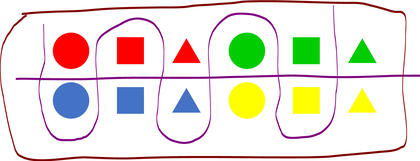
%> input picture StickersWithNoise.PNG, 420 x 161 px, shrunk from 1555 x 597 before the run
$ octave background_subtraction.m   (GNU Octave 9; MATLAB toolbox functions it lacks are replaced by stand-ins)
%> lines starting %> are read from the running program, lines starting %| are printed output that depends on the picture; in (x1, y1, x2, y2) boxes, pixels count from 0 and x2, y2 are one past the last pixel; in counts of white or black regions, pixels touching at a corner belong together; the program's own positions count from 1
%% ECE 4950 Fall 2020 Project 2 Demo - Image Processing
clear all
close all
clc

%% Check Camera List (may have to install MATLAB package)
% [15 lines of commented-out code are left out]

Image_Orig = imread('StickersWithNoise.png');
%> Image_Orig is the input picture: size 161x420x3 uint8; mean R, G, B 233.5, 226.1, 218.1
Image_Background = imread('NoiseBackground.png');
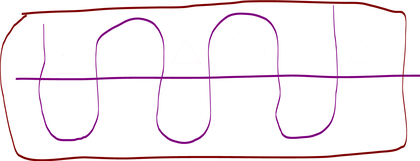
%> input picture NoiseBackground.png, 420 x 161 px, shrunk from 1555 x 597 before the run
%> Image_Background is the input picture: size 161x420x3 uint8; mean R, G, B 247.4, 240.1, 243.9

%% Read in Original and Background Images
%Image_Orig = imread('StickersWithNoise.png');
%Image_Background = imread('NoiseBackground.png');
[height,width,depth] = size(Image_Orig);
%> height = 161; width = 420; depth = 3
[height_b,width_b,depth_b] = size(Image_Background);
%> height_b = 161; width_b = 420; depth_b = 3

figure();
imshow(Image_Orig);
title('Original Image');

figure();
imshow(Image_Background);
title('Background Image');

%% Compute Background Subtraction
% Notes:
% This step is not required but helps with noisy images
% Save a background.png so you do not have to take a new image every run
Image_BackgroundSub = Image_Background - Image_Orig;
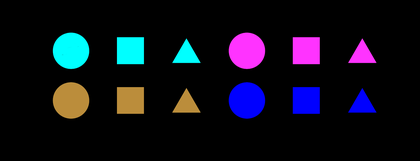
%> Image_BackgroundSub: size 161x420x3 uint8; mean R, G, B 13.9, 14, 25.8
figure();
imshow(Image_BackgroundSub);
title('Background Subtraction Image');

%% Compute Binary Image for imageprops
Image_Binary = im2bw(Image_BackgroundSub);
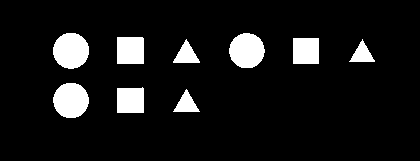
%> Image_Binary: size 161x420 logical; 8.9% white; 9 white regions, largest, box (x1, y1, x2, y2) and area: (53, 33, 89, 69) 1021, (53, 83, 89, 118) 995, (229, 33, 265, 68) 983
figure();
imshow(Image_Binary);
title('Binary Background Subtraction Image (Broken)');

[centers, radii, metric] = imfindcircles(Image_Binary, [5 35]);
%> centers = [71.6 51.2; 71.5 101; 247.3 51; 306.9 51.85; 131.3 51.1; 131.2 101.5; 362.9 55.05; 187.2 104.9; 187.2 55.35]; radii = [17.9; 17.74; 17.65; 14.08; 15.42; 12.81; 7.29; 8.46; 7.59]; metric = [1.51; 1.49; 1.45; 0.388; 0.38; 0.378; 0.347; 0.34; 0.329]

viscircles(centers, radii, 'EdgeColor', 'b')
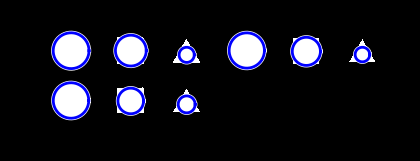
%> figure redrawn from the program's plot data; its title reads 'Binary Background Subtraction Image (Broken)'


%% Fix Image to Compute Binary Image
Image_BackgroundSub2 = Image_BackgroundSub;
for i=1:height
    for j=1:width
        if (Image_BackgroundSub(i,j,1) > 2) || ...
           (Image_BackgroundSub(i,j,2) > 2) || ...
           (Image_BackgroundSub(i,j,3) > 2)

            %Will Show in Green
            Image_BackgroundSub2(i,j,:) = [175,200,175];
        end
    end
end
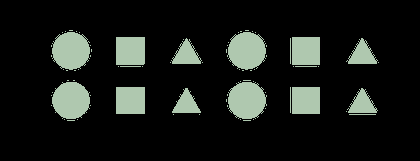
%> Image_BackgroundSub2: size 161x420x3 uint8; 14.22% of pixels changed, all inside (x1, y1, x2, y2) = (51, 30, 379, 121)

figure();
imshow(Image_BackgroundSub2);
title('Background Subtraction Image (New)');

Image_Binary2 = im2bw(Image_BackgroundSub2);
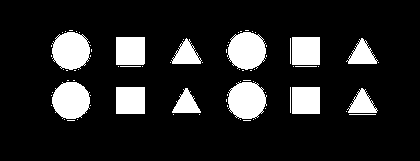
%> Image_Binary2: size 161x420 logical; 14.2% white; 77 white regions (60 under 20 px), largest, box (x1, y1, x2, y2) and area: (52, 32, 90, 70) 1137, (227, 32, 266, 70) 1137, (228, 82, 267, 119) 1136
figure();
imshow(Image_Binary2);
title('Binary Background Subtraction Image (Fixed)');

%% Erode Image
% Set Morphological Operation
SE = strel('disk',5);

Image_Erode = imerode(Image_Binary2, SE);
%> Image_Erode: size 161x420 logical; 6.9% white; 12 white regions, largest, box (x1, y1, x2, y2) and area: (56, 36, 86, 65) 651, (232, 36, 262, 65) 651, (56, 86, 86, 115) 651
figure();
imshow(Image_Erode);
title('Binary Image Erosion');

%% Dilate Image
% Set Morphological Operation
SE = strel('disk',5);

Image_Dilate = imdilate(Image_Binary2, SE);
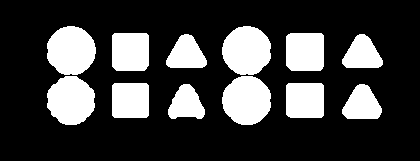
%> Image_Dilate: size 161x420 logical; 24.7% white; 12 white regions, largest, box (x1, y1, x2, y2) and area: (222, 26, 271, 75) 1889, (222, 76, 271, 125) 1889, (47, 26, 96, 75) 1886
figure();
imshow(Image_Dilate);
title('Binary Image Dilate');

%% Call regionprops
% [13 lines of commented-out code are left out]
